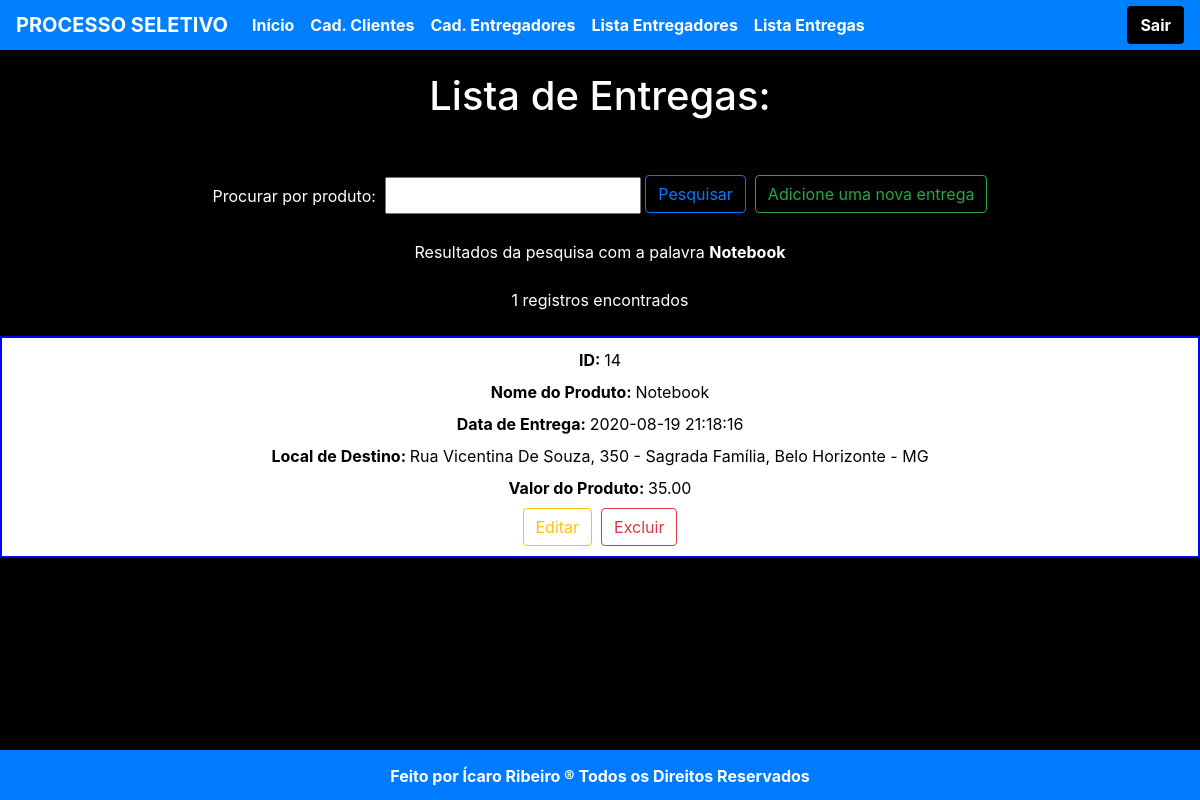
Screenshot of /entregas.php?filtro=Notebook with the database file from the repository.
### tables this page shows
CREATE TABLE IF NOT EXISTS `entrega` (
  `id` int(10) UNSIGNED NOT NULL AUTO_INCREMENT,
  `nome` varchar(155) NOT NULL,
  `data_solicitacao` datetime NOT NULL DEFAULT current_timestamp(),
  `data_entrega` datetime NOT NULL,
  `id_cliente` int(11) DEFAULT NULL,
  `id_entregador` int(11) DEFAULT NULL,
  `endereco_busca` varchar(255) DEFAULT NULL,
  `endereco_entrega` varchar(255) NOT NULL,
  `valor_entrega` double(9,2) NOT NULL,
  `status_entrega` int(11) DEFAULT NULL,
  PRIMARY KEY (`id`)
);

### entregas.php (the view, shortened to what this page needs)
<?php
$filtro = isset($_GET['filtro'])?$_GET['filtro']:"";
$sql = "select * from entrega where nome like '%$filtro%' order by nome";
$entregas = mysqli_query($conexao,$sql);
$registros = mysqli_num_rows($entregas);
?>
<!DOCTYPE html>
<html lang="pt-br">
<head>
    <link rel="stylesheet" href="https://maxcdn.bootstrapcdn.com/bootstrap/4.4.1/css/bootstrap.min.css">
</head>
<body>
<nav style="background-color: #007FFF" class="navbar navbar-expand-lg fixed-top">
    <a style="color: white" class="navbar-brand" href="index.php"><b>PROCESSO SELETIVO</b></a>
    <div class="collapse navbar-collapse">
        <ul class="navbar-nav mr-auto">
            <li class="nav-item">
                <a class="nav-link" href="index.php"><b>Início</b></a>
            </li>
            <li class="nav-item">
                <a class="nav-link" href="cadCliente.php"><b>Cad. Clientes</b></a>
            </li>
            <li class="nav-item">
                <a class="nav-link" href="cadEntregador.php"><b>Cad. Entregadores</b></a>
            </li>
            <li class="nav-item">
                <a class="nav-link" href="entregadores.php"><b>Lista Entregadores</b></a>
            </li>
            <li class="nav-item">
                <a class="nav-link" href="entregas.php"><b>Lista Entregas</b></a>
            </li>
        </ul>
        <form class="form-inline my-2 my-lg-0">
            <span class="text-success mr-sm-2">&nbsp;</span>
            <a style="background-color: black; color: white" class="btn" href="index.php"><b>Sair</b></a>
        </form>
    </div>
</nav>
<br>
<br>
<br>
<center><section>
    <h1 style="color: white">Lista de Entregas:</h1>
    <hr><br>
    <form method="get" action="">
        <label style="color: white">Procurar por produto:&nbsp</label> <input style="height: 37px" type="text" name="filtro" class="campo" autofocus>
        <input style="margin-top: -6px" type="submit" value="Pesquisar" class="btn btn-outline-primary"></button>&nbsp
        <a style="margin-top: -7px" href="cadEntrega.php" class="btn btn-outline-success" role="button">Adicione uma nova entrega</a>
    </form><br>
    <?php
    echo "<font color='white'>Resultados da pesquisa com a palavra <b>$filtro</b></font><br><br>";
    echo "<font color='white'>$registros registros encontrados</font>";
    echo "<br><br>";
    while($exibirEntregadores = mysqli_fetch_array($entregas)){
        $id = $exibirEntregadores[0];
        $nome = $exibirEntregadores[1];
        $data_entrega = $exibirEntregadores[3];
        $endereco_entrega = $exibirEntregadores[7];
        $valor_entrega = $exibirEntregadores[8];
        echo "<article>";
        echo "<label><b>ID:&nbsp </b></label>$id<br>";
        echo utf8_encode("<label><b>Nome do Produto:&nbsp </b></label>$nome<br>");
        echo "<label><b>Data de Entrega:&nbsp </b></label>$data_entrega<br>";
        echo utf8_encode("<label><b>Local de Destino:&nbsp </b></label>$endereco_entrega<br>");
        echo "<label><b>Valor do Produto:&nbsp </b></label>$valor_entrega<br>";
        echo "<a href='editar.php' role='button' class='btn btn-outline-warning'>Editar</a>&nbsp&nbsp";
        echo "<a href='' role='button' class='btn btn-outline-danger'>Excluir</a>";
        echo "</article>";
    }
    ?>
</section>
<footer class="bg-primary text-center fixed-bottom">
    <p><b style="color: white">Feito por Ícaro Ribeiro ® Todos os Direitos Reservados</b></p>
</footer>
</body>
</html>

### entregas.php (style rules this page uses)
body { background-color: black; margin-bottom: 50px; }
nav { height: 50px; margin-top: 0; margin-bottom: 0; padding: 0; }
footer { padding-top: 14px; height: 50px; }
article { width: 100%; box-sizing: border-box; padding: 10px; background-color: white; margin-bottom: 5px; color: black; border: 2px solid blue; }
li a { display: block; color: white; text-align: center; padding: 14px 16px; text-decoration: none; }

### rows the page displays
entrega: id "14", nome "Nome do Produto: Notebook", data_entrega "2020-08-19 21:18:16", endereco_entrega "Local de Destino: Rua Vicentina De Souza, 350 - Sagrada Família, Belo Horizonte - MG", valor_entrega "35.00"

### other values shown
$filtro "Notebook"
$registros "1"
